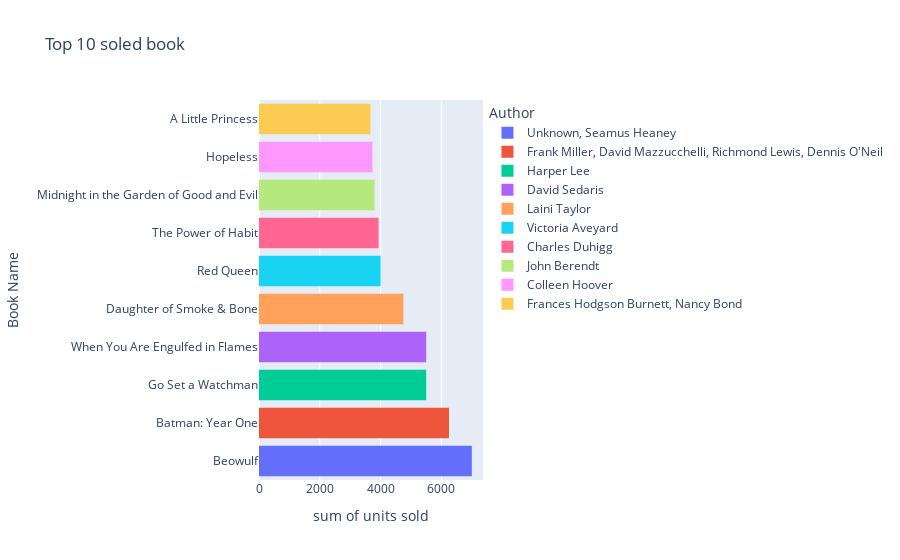

The code cell stored with this chart in its notebook:
### Code cell
px.histogram(data_frame=top_10_sales, y='Book Name', x='units sold', title='Top 10 soled book' , color='Author' )

### Figure 1 — Plotly figure (JSON) as saved in the notebook; plotly's stock layout.template omitted (floating-point values rounded to 4 significant figures)
{"data": [{"bingroup": "y", "histfunc": "sum", "hovertemplate": "Author=Unknown, Seamus Heaney<br>sum of units sold=%{x}<br>Book Name=%{y}<extra></extra>", "legendgroup": "Unknown, Seamus Heaney", "marker": {"color": "#636efa", "pattern": {"shape": ""}}, "name": "Unknown, Seamus Heaney", "orientation": "h", "showlegend": true, "type": "histogram", "x": [7000], "xaxis": "x", "y": ["Beowulf"], "yaxis": "y"}, {"bingroup": "y", "histfunc": "sum", "hovertemplate": "Author=Frank Miller, David Mazzucchelli, Richmond Lewis, Dennis O'Neil<br>sum of units sold=%{x}<br>Book Name=%{y}<extra></extra>", "legendgroup": "Frank Miller, David Mazzucchelli, Richmond Lewis, Dennis O'Neil", "marker": {"color": "#EF553B", "pattern": {"shape": ""}}, "name": "Frank Miller, David Mazzucchelli, Richmond Lewis, Dennis O'Neil", "orientation": "h", "showlegend": true, "type": "histogram", "x": [6250], "xaxis": "x", "y": ["Batman: Year One"], "yaxis": "y"}, {"bingroup": "y", "histfunc": "sum", "hovertemplate": "Author=Harper Lee<br>sum of units sold=%{x}<br>Book Name=%{y}<extra></extra>", "legendgroup": "Harper Lee", "marker": {"color": "#00cc96", "pattern": {"shape": ""}}, "name": "Harper Lee", "orientation": "h", "showlegend": true, "type": "histogram", "x": [5500], "xaxis": "x", "y": ["Go Set a Watchman"], "yaxis": "y"}, {"bingroup": "y", "histfunc": "sum", "hovertemplate": "Author=David Sedaris<br>sum of units sold=%{x}<br>Book Name=%{y}<extra></extra>", "legendgroup": "David Sedaris", "marker": {"color": "#ab63fa", "pattern": {"shape": ""}}, "name": "David Sedaris", "orientation": "h", "showlegend": true, "type": "histogram", "x": [5500], "xaxis": "x", "y": ["When You Are Engulfed in Flames"], "yaxis": "y"}, {"bingroup": "y", "histfunc": "sum", "hovertemplate": "Author=Laini Taylor<br>sum of units sold=%{x}<br>Book Name=%{y}<extra></extra>", "legendgroup": "Laini Taylor", "marker": {"color": "#FFA15A", "pattern": {"shape": ""}}, "name": "Laini Taylor", "orientation": "h", "showlegend": true, "type": "histogram", "x": [4750], "xaxis": "x", "y": ["Daughter of Smoke & Bone"], "yaxis": "y"}, {"bingroup": "y", "histfunc": "sum", "hovertemplate": "Author=Victoria Aveyard<br>sum of units sold=%{x}<br>Book Name=%{y}<extra></extra>", "legendgroup": "Victoria Aveyard", "marker": {"color": "#19d3f3", "pattern": {"shape": ""}}, "name": "Victoria Aveyard", "orientation": "h", "showlegend": true, "type": "histogram", "x": [4000], "xaxis": "x", "y": ["Red Queen"], "yaxis": "y"}, {"bingroup": "y", "histfunc": "sum", "hovertemplate": "Author=Charles Duhigg<br>sum of units sold=%{x}<br>Book Name=%{y}<extra></extra>", "legendgroup": "Charles Duhigg", "marker": {"color": "#FF6692", "pattern": {"shape": ""}}, "name": "Charles Duhigg", "orientation": "h", "showlegend": true, "type": "histogram", "x": [3933], "xaxis": "x", "y": ["The Power of Habit"], "yaxis": "y"}, {"bingroup": "y", "histfunc": "sum", "hovertemplate": "Author=John Berendt<br>sum of units sold=%{x}<br>Book Name=%{y}<extra></extra>", "legendgroup": "John Berendt", "marker": {"color": "#B6E880", "pattern": {"shape": ""}}, "name": "John Berendt", "orientation": "h", "showlegend": true, "type": "histogram", "x": [3800], "xaxis": "x", "y": ["Midnight in the Garden of Good and Evil"], "yaxis": "y"}, {"bingroup": "y", "histfunc": "sum", "hovertemplate": "Author=Colleen Hoover<br>sum of units sold=%{x}<br>Book Name=%{y}<extra></extra>", "legendgroup": "Colleen Hoover", "marker": {"color": "#FF97FF", "pattern": {"shape": ""}}, "name": "Colleen Hoover", "orientation": "h", "showlegend": true, "type": "histogram", "x": [3733], "xaxis": "x", "y": ["Hopeless"], "yaxis": "y"}, {"bingroup": "y", "histfunc": "sum", "hovertemplate": "Author=Frances Hodgson Burnett, Nancy Bond<br>sum of units sold=%{x}<br>Book Name=%{y}<extra></extra>", "legendgroup": "Frances Hodgson Burnett, Nancy Bond", "marker": {"color": "#FECB52", "pattern": {"shape": ""}}, "name": "Frances Hodgson Burnett, Nancy Bond", "orientation": "h", "showlegend": true, "type": "histogram", "x": [3666], "xaxis": "x", "y": ["A Little Princess"], "yaxis": "y"}], "layout": {"barmode": "relative", "legend": {"title": {"text": "Author"}, "tracegroupgap": 0}, "title": {"text": "Top 10 soled book"}, "xaxis": {"anchor": "y", "domain": [0, 1], "title": {"text": "sum of units sold"}}, "yaxis": {"anchor": "x", "domain": [0, 1], "title": {"text": "Book Name"}}}}
